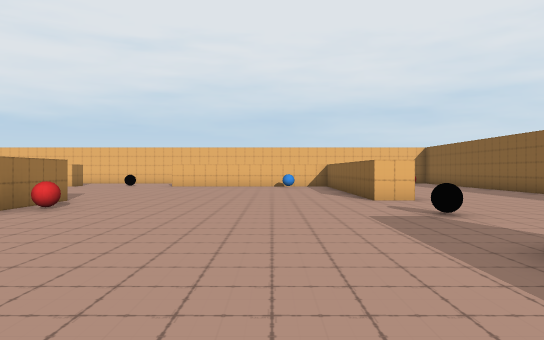
View 1 (above)

24 first-person views from a walk through a Unity game level. The camera is 1.5 m above the floor, looks level and sees 70° across. The floor is counted in squares, 2 m on a side. Each view is taken from the middle of a square. On the plan, view 1 faces up. The plan holds only what a view shows up to about 12 squares ahead; the rest is blank. The place goes on beyond the plan. The player character is not drawn. Some animated figures are left out.

View 2
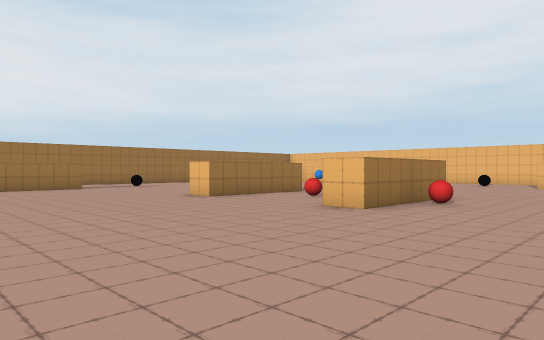

View 3
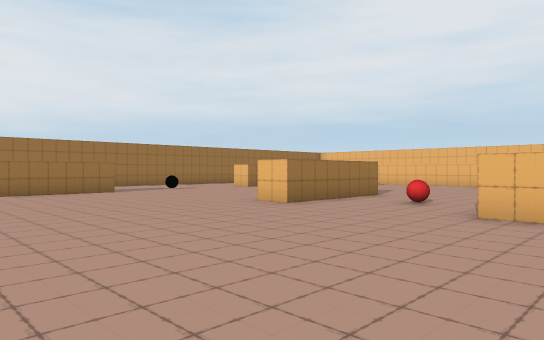

View 4
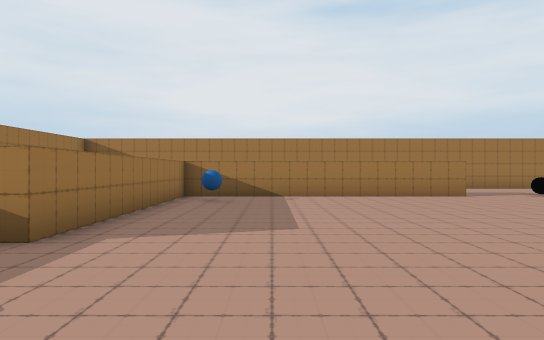

View 5
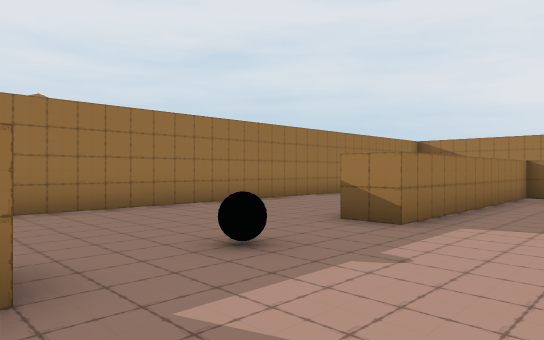

View 6
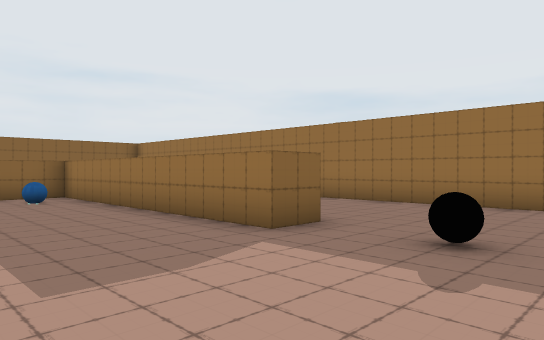

View 7
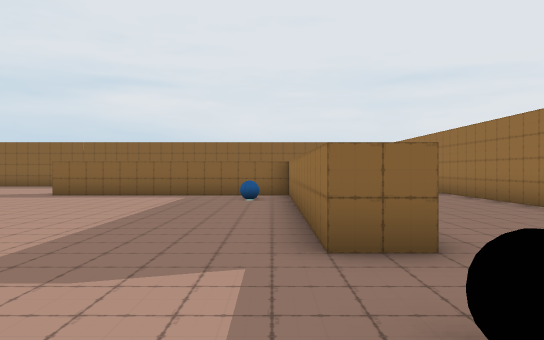

View 8
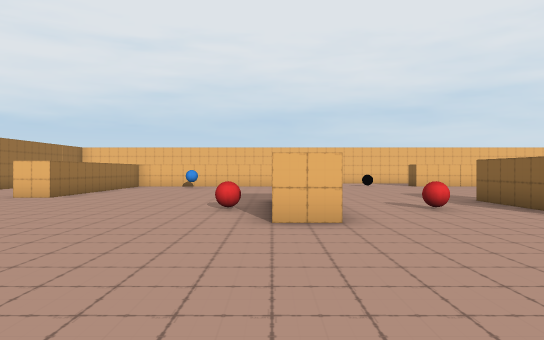

View 9
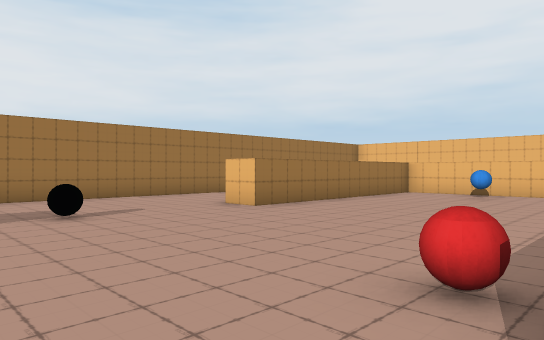

View 10
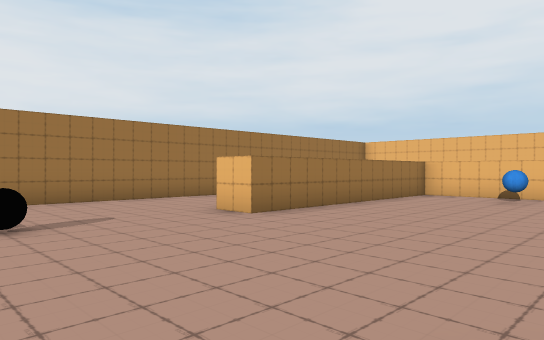

View 11
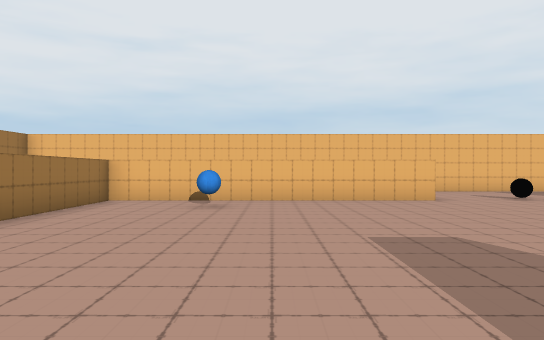

View 12
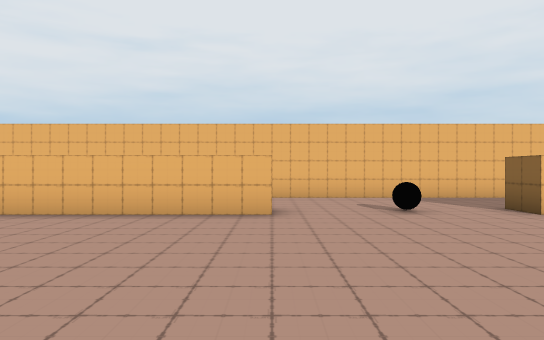

View 13
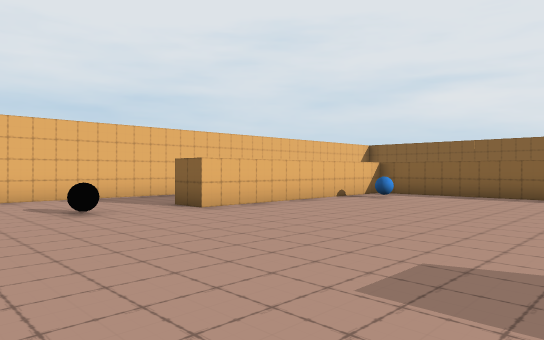

View 14
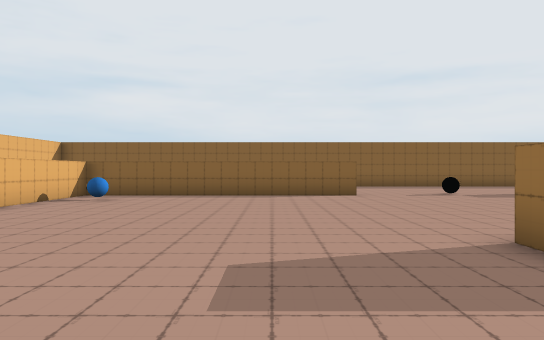

View 15
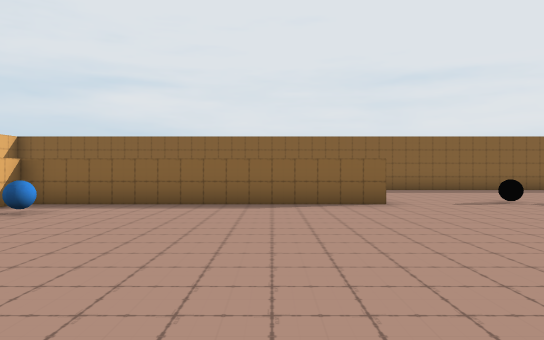

View 16
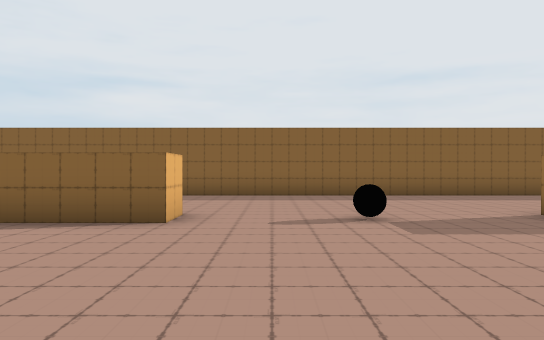

View 17
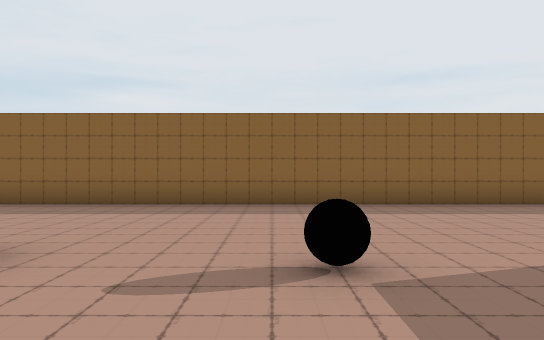

View 18
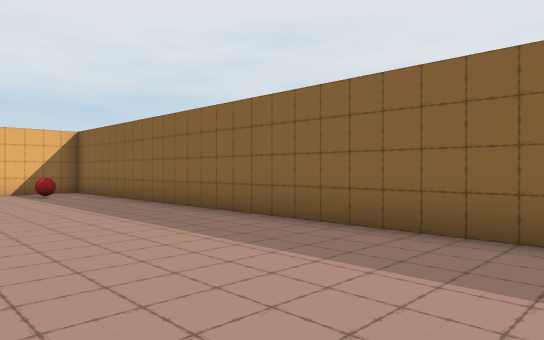

View 19
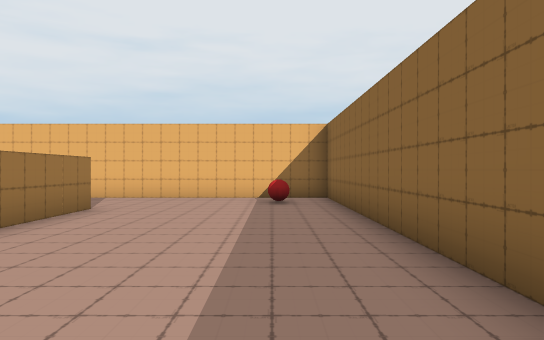

View 20
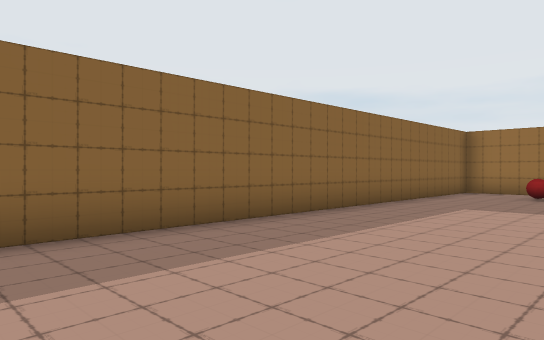

View 21
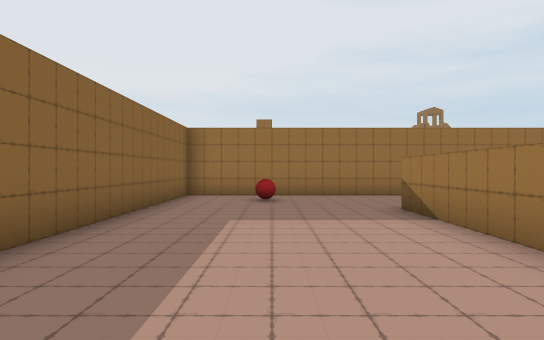

View 22
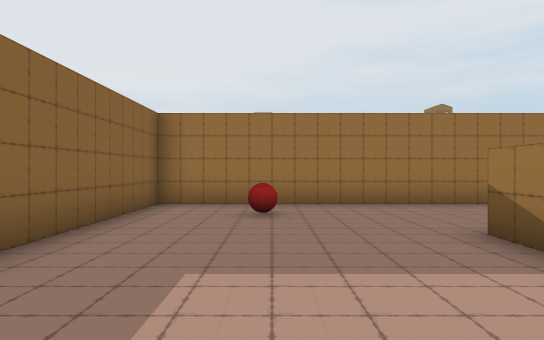

View 23
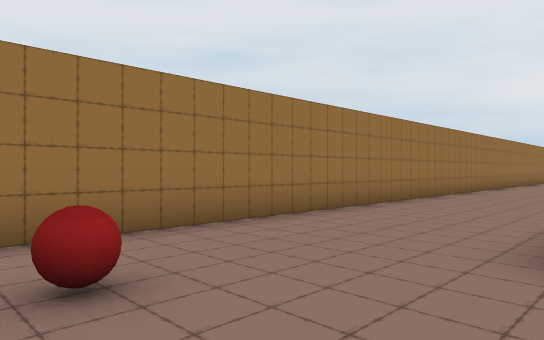

View 24
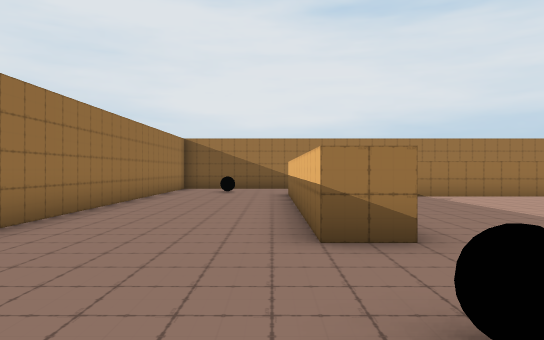

### Floor plan
Points are (right, up) in squares from view 1. A wall is a line through its corners. A room is listed if a view was taken in it or the views show most of it. See-through windows are left out.
Room 1 (views 1, 2, 3, 4, 5, 6, 7, 8, 9, 10, 11, 12, 13, 14, 15, 16, 17, 18, 19, 20, 21, 22, 23, 24)
walls: (-6, 7.1) (-6, 9.5); (-5.5, 9.5) (-5, 9.5) (-5, 5.5) (-6, 5.5); (-10, 9.5) (-10, 5.5) (-11, 5.5); (-17, 4.6) (-17, -3.5) (-10, -3.5) (-10, -4.5) (-17.4, -4.5); (-5.5, -4.6) (-5.5, -3.5) (2.5, -3.5) (2.5, 3.5); (3.5, 9.5) (2.5, 9.5) (2.5, 17.5) (-4.5, 17.5) (-4.5, 18.5); (-9, 17.5) (-17, 17.5) (-17, 10.5) (-18, 10.5); (3.5, -0.5) (3.5, -4.5); (-2.6, 21.5) (-9, 21.5); (-21.5, 13.1) (-21.5, 6.7); (3.5, 18.5) (3.5, 16); (-18, -8.5) (8.5, -8.5) (8.5, 21.5) (2, 21.5)
objects: other object (-18, 7); other object (-15, -2); other object (-14, 16); other object (-12, 7); other object (-8, -4); other object (-8, 7); other object (-7, 18); other object (-4, 7); other object (1, -2); other object (1, 16); other object (3, 7); other object (6, -7); other object (7, 20)

Positions as (right, up) in squares from view 1, and headings:
1: (0, 0), facing up
2: (-1, -1), facing up-left
3: (-4, -1), facing up-left
4: (-6, -1), facing left
5: (-5, -1), facing down-left
6: (-9, 0), facing down-right
7: (-9, -3), facing right
8: (-11, 0), facing up
9: (-11, 5), facing up-left
10: (-12, 6), facing up-left
11: (-13, 8), facing up
12: (-9, 11), facing up
13: (-9, 11), facing up-right
14: (-9, 12), facing right
15: (-6, 12), facing right
16: (-3, 8), facing right
17: (0, 7), facing right
18: (4, 8), facing up-right
19: (7, 11), facing up
20: (4, 5), facing down-right
21: (6, 3), facing down
22: (6, 0), facing down
23: (7, -4), facing down-left
24: (-6, -5), facing left
